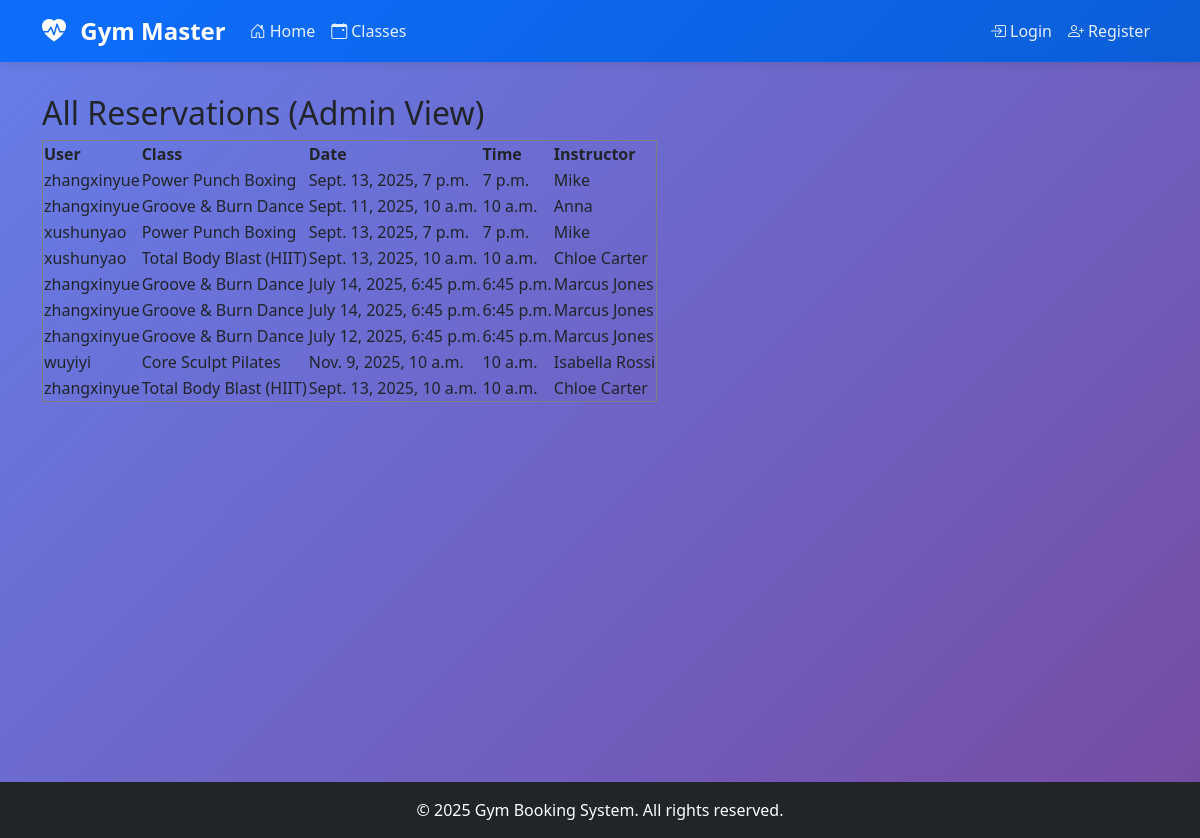
The app's page /admin_reservations/, older data.
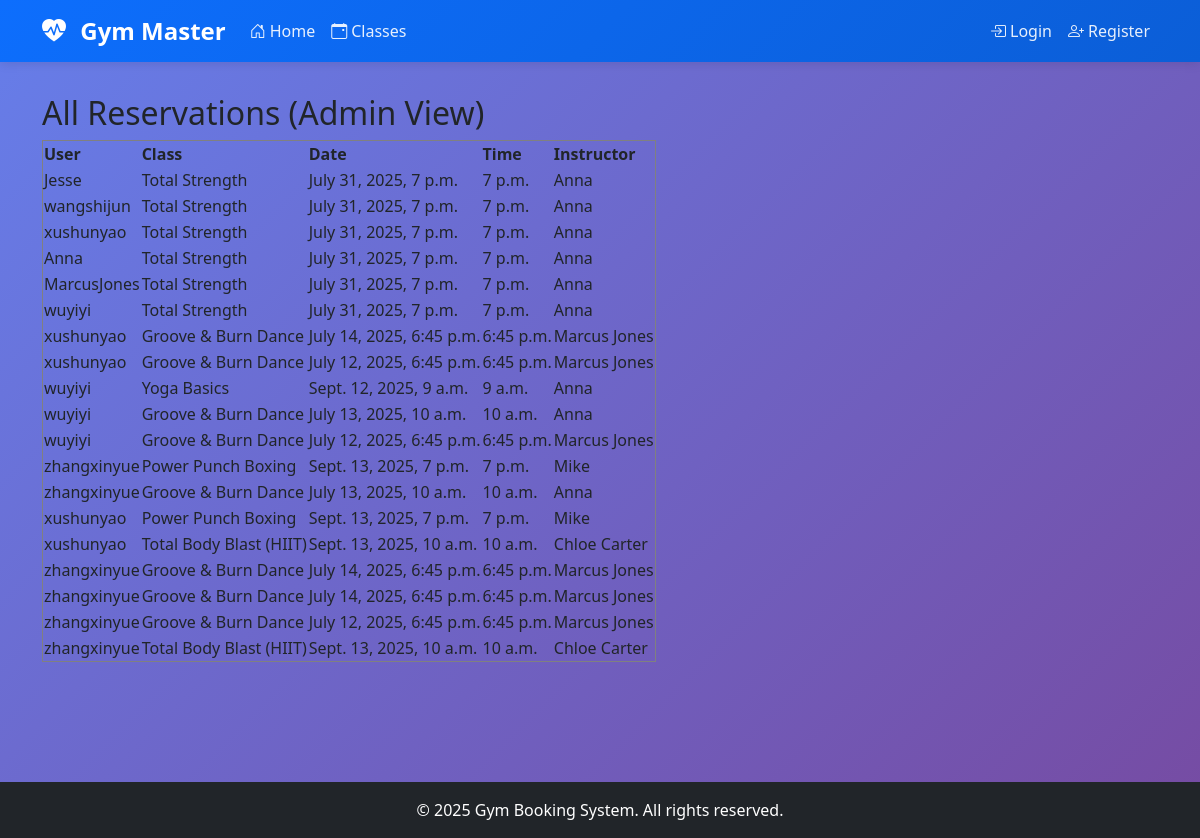
The same page, newer data.
### booking/models.py (models this page shows, shortened)
class Reservation(models.Model):
    user = models.ForeignKey(User, on_delete=models.CASCADE)
    fitness_class = models.ForeignKey('FitnessClass', on_delete=models.CASCADE)
    timestamp = models.DateTimeField(auto_now_add=True)
    rating = models.IntegerField(null=True, blank=True)
    feedback = models.TextField(null=True, blank=True)

class FitnessClass(models.Model):
    name = models.CharField(max_length=100)
    description = models.TextField()
    date = models.DateTimeField()
    time = models.TimeField()
    duration = models.IntegerField(help_text="Duration in minutes")
    instructor = models.CharField(max_length=100)
    max_capacity = models.PositiveIntegerField()  # No default, admin must set
    image = models.ImageField(upload_to='class_images/', blank=True, null=True)
    post_class_summary = models.TextField(blank=True, null=True)
    intro_video = models.FileField(upload_to='intro_videos/', blank=True, null=True)
    CLASS_TYPES = [
        ('muscle_gain', 'Muscle Gain'),
        ('flexibility', 'Flexibility'),
        ('weight_loss', 'Weight Loss'),
        ('general_fitness', 'General Fitness'),
    ]
    class_type = models.CharField(max_length=20, choices=CLASS_TYPES, default='weight_loss')
    location = models.CharField(max_length=200, blank=True, null=True)

### booking/views.py (the view)
# urls.py: path('admin_reservations/', views.admin_reservations, name='admin_reservations'),
def admin_reservations(request):
    reservations = Reservation.objects.select_related('user', 'fitness_class').order_by('-timestamp')
    return render(request, 'booking/admin_reservations.html', {'reservations': reservations})

### booking/templates/booking/admin_reservations.html
{% extends 'booking/base.html' %}
{% block content %}
<h2>All Reservations (Admin View)</h2>
<table border="1">
    <tr>
        <th>User</th>
        <th>Class</th>
        <th>Date</th>
        <th>Time</th>
        <th>Instructor</th>
    </tr>
    {% for r in reservations %}
    <tr>
        <td>{{ r.user.username }}</td>
        <td>{{ r.fitness_class.name }}</td>
        <td>{{ r.fitness_class.date }}</td>
        <td>{{ r.fitness_class.time }}</td>
        <td>{{ r.fitness_class.instructor }}</td>
    </tr>
    {% empty %}
    <tr><td colspan="5">No reservations found.</td></tr>
    {% endfor %}
</table>
{% endblock %}

### booking/templates/booking/base.html (shortened to what this page needs)
<!DOCTYPE html>
<html lang="en">
<head>
    <link href="https://cdn.jsdelivr.net/npm/bootstrap@5.3.0/dist/css/bootstrap.min.css" rel="stylesheet">
    <link href="https://cdn.jsdelivr.net/npm/bootstrap-icons@1.10.0/font/bootstrap-icons.css" rel="stylesheet">
</head>
<body>
    <nav class="navbar navbar-expand-lg navbar-dark">
        <div class="container">
            <a class="navbar-brand" href="/">
                <i class="bi bi-heart-pulse-fill me-2"></i>
                Gym Master
            </a>
            <div class="collapse navbar-collapse" id="navbarNav">
                <ul class="navbar-nav me-auto">
                    <li class="nav-item">
                        <a class="nav-link" href="{% url 'home' %}">
                            <i class="bi bi-house-door me-1"></i>Home
                        </a>
                    </li>
                    <li class="nav-item">
                        <a class="nav-link" href="{% url 'class_list' %}">
                            <i class="bi bi-calendar-event me-1"></i>Classes
                        </a>
                    </li>
                </ul>
                <ul class="navbar-nav">
                    {% if user.is_authenticated %}
                    <li class="nav-item dropdown">
                        <a class="nav-link dropdown-toggle" href="#" role="button" data-bs-toggle="dropdown">
                            <i class="bi bi-person-circle me-1"></i>{{ user.username }}
                        </a>
                        <ul class="dropdown-menu">
                            <li><a class="dropdown-item" href="{% url 'profile' %}">
                                <i class="bi bi-person me-2"></i>Profile
                            </a></li>
                            <li><hr class="dropdown-divider"></li>
                            <li><a class="dropdown-item" href="{% url 'logout' %}">
                                <i class="bi bi-box-arrow-right me-2"></i>Logout
                            </a></li>
                        </ul>
                    </li>
                    {% else %}
                    <li class="nav-item">
                        <a class="nav-link" href="{% url 'login' %}">
                            <i class="bi bi-box-arrow-in-right me-1"></i>Login
                        </a>
                    </li>
                    <li class="nav-item">
                        <a class="nav-link" href="{% url 'register' %}">
                            <i class="bi bi-person-plus me-1"></i>Register
                        </a>
                    </li>
                    {% endif %}
                </ul>
            </div>
        </div>
    </nav>
    <div class="main-content">
        <div class="container">
            {% block content %}
            {% endblock %}
        </div>
    </div>
    <footer class="footer mt-auto">
        <div class="container text-center">
            <p class="mb-0">&copy; 2025 Gym Booking System. All rights reserved.</p>
        </div>
    </footer>
</body>
</html>

### booking/templates/booking/base.html (style rules this page uses)
:root { --primary-color: #0d6efd; --secondary-color: #6c757d; --success-color: #198754; --info-color: #0dcaf0; --warning-color: #ffc107; --danger-color: #dc3545; --light-color: #f8f9fa; --dark-color: #212529; }
body { font-family: 'Segoe UI', Tahoma, Geneva, Verdana, sans-serif; background: linear-gradient(135deg, #667eea 0%, #764ba2 100%); min-height: 100vh; }
.navbar { background: linear-gradient(135deg, var(--primary-color) 0%, #0b5ed7 100%) !important; box-shadow: 0 2px 10px rgba(0,0,0,0.1); }
.navbar-brand { font-weight: bold; font-size: 1.5rem; }
.navbar-nav .nav-link { color: rgba(255,255,255,0.9) !important; font-weight: 500; transition: all 0.3s ease; }
.main-content { padding: 2rem 0; min-height: calc(100vh - 80px); }
.footer { background: var(--dark-color); color: white; padding: 1rem 0; margin-top: auto; }

Row changes from the older to the newer data that the page shows:
removed Reservation: user.username "wuyiyi", fitness_class.name "Core Sculpt Pilates", fitness_class "Nov. 9, 2025, 10 a.m.", fitness_class.time "10 a.m.", fitness_class.instructor "Isabella Rossi"
added Reservation: user.username "Jesse", fitness_class.name "Total Strength", fitness_class "July 31, 2025, 7 p.m.", fitness_class.time "7 p.m.", fitness_class.instructor "Anna"
added Reservation: user.username "wangshijun", fitness_class.name "Total Strength", fitness_class "July 31, 2025, 7 p.m.", fitness_class.time "7 p.m.", fitness_class.instructor "Anna"
added Reservation: user.username "xushunyao", fitness_class.name "Total Strength", fitness_class "July 31, 2025, 7 p.m.", fitness_class.time "7 p.m.", fitness_class.instructor "Anna"
added Reservation: user.username "Anna", fitness_class.name "Total Strength", fitness_class "July 31, 2025, 7 p.m.", fitness_class.time "7 p.m.", fitness_class.instructor "Anna"
added Reservation: user.username "MarcusJones", fitness_class.name "Total Strength", fitness_class "July 31, 2025, 7 p.m.", fitness_class.time "7 p.m.", fitness_class.instructor "Anna"
added Reservation: user.username "wuyiyi", fitness_class.name "Total Strength", fitness_class "July 31, 2025, 7 p.m.", fitness_class.time "7 p.m.", fitness_class.instructor "Anna"
added Reservation: user.username "xushunyao", fitness_class.name "Groove & Burn Dance", fitness_class "July 14, 2025, 6:45 p.m.", fitness_class.time "6:45 p.m.", fitness_class.instructor "Marcus Jones"
added Reservation: user.username "xushunyao", fitness_class.name "Groove & Burn Dance", fitness_class "July 12, 2025, 6:45 p.m.", fitness_class.time "6:45 p.m.", fitness_class.instructor "Marcus Jones"
added Reservation: user.username "wuyiyi", fitness_class.name "Yoga Basics", fitness_class "Sept. 12, 2025, 9 a.m.", fitness_class.time "9 a.m.", fitness_class.instructor "Anna"
added Reservation: user.username "wuyiyi", fitness_class.name "Groove & Burn Dance", fitness_class "July 13, 2025, 10 a.m.", fitness_class.time "10 a.m.", fitness_class.instructor "Anna"
added Reservation: user.username "wuyiyi", fitness_class.name "Groove & Burn Dance", fitness_class "July 12, 2025, 6:45 p.m.", fitness_class.time "6:45 p.m.", fitness_class.instructor "Marcus Jones"
changed through a linked row, Reservation (number 13 of 19 on the later page): fitness_class "Sept. 11, 2025, 10 a.m." → "July 13, 2025, 10 a.m."
